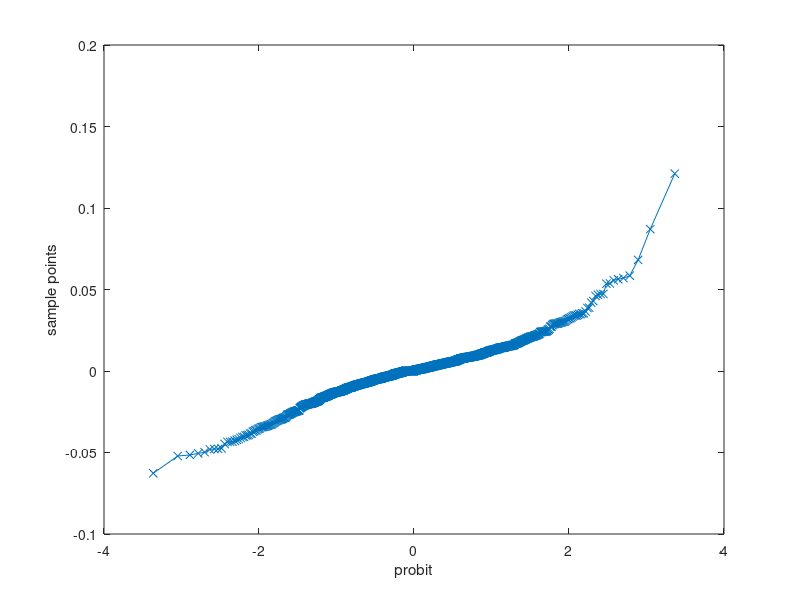

The MATLAB script that drew this image:
Data=[34.76
35.29
35.49
35.01
34.25
33.63
34.33
35.03
34.37
33.72
33.39
33.33
33.6
33.64
33.41
34.31
34.88
34.91
34.99
35.6
35.6
35.55
35.15
35.15
34.98
34.65
35.08
34.65
35.15
35.84
36.32
37.38
36.6
36.6
36.44
36.56
36.48
36.58
36.58
36.77
37.25
37.26
37.31
36.31
36.11
35.65
36.1
35.24
35.11
35.38
35.54
35.31
35.8
35.53
35.88
36
36.14
36.14
35.91
35.81
35.33
34.67
35.28
36.38
36.62
36.89
36.8
37.19
38.59
38.72
38.67
38.49
38.42
38.23
38.39
37.97
37.16
37.91
38.21
36.64
36.74
35.82
36.61
36.31
35.93
36.17
36.19
36.65
36.26
35.5
35.57
34.66
34.14
33.88
34.75
34.91
34.98
34.68
36.11
37.48
37.42
37.61
37.11
36.77
37.24
37.37
37.78
38.18
38.29
37.21
38.86
39.07
39.46
39.58
39.58
38.78
38.73
38.24
36.91
37.09
37.09
36.91
36.44
35.89
36.25
36.06
37.26
37.12
36.96
37.36
37
36.47
37.19
39.01
38.86
39.61
40.1
39.39
39.08
39.01
39.78
40.15
40.34
40.43
40.68
40.77
40.75
40.88
40.71
39.86
39.48
39.12
39.16
39.43
39.36
39.21
38.43
38.1
38.08
38.23
38.5
38.16
38.16
38.34
38.75
38.53
38.32
38.13
37.68
36.96
36.92
36.96
36.78
36.7
36.14
35.66
36.02
35.67
36.2
36.01
35.49
35.19
35.84
35.73
33.7
33.34
34.82
34.79
34.85
35.12
35.12
35.13
35.55
37.13
36.97
37
37.38
37.37
37.04
36.56
37.89
37.58
38.21
38.53
38.09
38.8
38.25
38.75
38.95
40.01
39.68
39.11
39.72
39.83
39.5
40.3
40.3
39.99
39.66
39.57
39.71
39.33
39.25
38.86
39.06
38.94
38.79
38.39
37.81
37.76
37.1
37.06
36.61
36.87
36.75
36.44
37.35
37
38.27
37.98
38.07
38.03
38.8
38.62
38.62
37.99
38.04
38.67
39.28
39.25
39.53
39.48
40
40.11
40.14
39.99
39.62
39.95
39.53
39.09
39.09
38.89
39
39.03
38.63
38.7
38.65
39.91
39.3
38.93
38.78
39.02
39.09
38.47
38.46
38.64
38.16
37.67
38.15
38.61
38.61
38.26
37.67
37.55
37.66
37.18
34.73
35.18
34.81
34.36
33.33
32.25
33.64
33.45
33.45
33.92
33.96
33.52
32.37
32.37
32.98
34.27
34.93
34.9
34.66
35.1
35.11
35.68
34.69
34.42
34.69
35.7
36.52
36.52
38.45
37.95
36.76
36.95
36.69
37.65
35.93
35.55
35.55
35.09
35.68
35.75
35.55
35.23
35.93
35.69
35.7
36.57
36.88
36.46
36.25
36.03
36.47
36.59
33.54
33.13
32.65
32
30.56
32.12
31.34
31.2
31.08
31.93
32.34
32.12
31.79
32.31
32.6
32.65
34.25
34.12
34.25
34
33.3
34.2
33.67
33.67
33.73
33.55
34.75
35.32
36.08
35.73
35.1
35.02
34.63
34.25
34.06
33.77
33.87
33.91
34.38
35.29
35.6
36.05
36.05
36.36
37.12
37.32
37.69
35.95
35.67
36.13
36.91
36.77
36.38
36.29
35.94
36.2
36.16
36.59
37.51
37.66
37.58
37.6
37.73
36.62
37.14
37.91
37.67
37.53
36.75
37.65
39.48
39.27
39.4
39.31
39.87
40.03
39.56
39.36
39.27
39.3
40.09
39.75
39.16
39.47
38.97
38.97
39.5
39.4
40.52
40.37
41.01
40.61
41.25
41.12
41.95
42.26
43.95
43.91
43.57
44.45
44.18
44.85
44.25
44.01
43.93
43.41
43.78
43.2
42.7
37.83
37.38
38.3
38.3
38.39
37.85
38.28
38.09
37.79
38.3
38.03
36.94
36.63
36.89
37.16
36.27
36.33
36.34
36.71
36.15
36.2
36.42
36.74
37.65
38.25
38.11
37.93
37.69
37.61
37.77
38.93
39.22
39.17
38.73
38.83
39
39.07
37.83
37.68
38
38.03
36.94
35.76
36.34
36.34
35.47
34.87
35.99
35.17
36.35
37.58
36.89
37.01
37.94
37.85
37.69
38.01
37.83
37.84
37.84
37.74
37.93
37.74
37.43
37.79
39.35
40.17
41.54
40.91
40.91
40.56
40.77
41.09
41.09
41.85
41.81
41.4
42
41.46
40.75
42.39
41.86
39.54
41
42.43
42.41
42.7
43.02
43.49
43.16
44.16
43.38
43.29
43.15
43.86
44.03
44.19
44.07
44.07
44.19
43
44.05
44.22
44.01
44.14
42.82
41.8
40.99
40.99
41.38
41.31
41.8
42.02
42.02
42.16
42.52
42.49
42.15
40.95
40.81
41.4
41.53
41.67
42.02
42.02
42.15
42.8
43.05
42.79
43.09
43.81
44.92
44.17
44.46
44.29
44.29
44.97
44.88
43.88
43.6
42.86
43
43.57
42.66
42.11
42.11
41.7
42.14
42.34
42.6
43.13
42.98
43.37
44.64
45.25
45.12
46.48
45.15
45.61
45.35
45.12
45.02
45.76
45.88
44.89
45.47
45.21
45.33
44.93
43.85
43.78
43.45
42.15
40.38
40.58
40.58
40.26
40.3
39.42
39.1
38.88
38.7
38.59
38.88
38.79
38.21
37.89
37.35
37
36.91
37.67
37.23
37.36
37.36
36.54
35.82
35.52
35.51
35.6
35.52
35.49
35.3
34.91
34.83
35
35.75
35.54
35.47
34.93
34.88
35.28
35.39
35.3
35.27
34.77
34.82
34.76
35.98
35.77
35.94
35.62
35.57
35.82
36.07
36.41
36.47
36.43
36.38
36.35
35.86
35.5
35.4
35.19
34.94
34.87
35.01
35.57
35.57
34.93
34.86
34.58
34.21
34.52
34.2
34.19
34.13
34.4
34.35
34.29
34.6
34.61
34.51
34.68
34.34
34.11
34.34
34.43
34.46
34.45
34.43
33.93
33.53
33.07
33.07
32.6
33.2
33.22
32.92
32.72
32.47
32.42
33.42
33.82
33.62
34.11
34.23
34.26
33.97
33.77
33.15
33.48
33.2
34.2
34.64
34.54
34.38
33.99
33.91
33.75
34.1
33.79
33.69
33.9
33.39
33.39
33.94
33.92
33.97
33.71
34.16
34
34.27
34.17
35.36
35.41
35.54
35.56
34.71
34.56
34.26
34.39
34.55
35.71
36.33
37.08
37.09
36.96
36.87
36.83
36.83
37.27
37.52
37.91
38.23
37.76
37.43
36.84
37.27
36.9
37.25
37.84
37.81
37.22
37.22
37.03
37.08
37.24
35.52
35.17
35.08
35.14
35.1
36.83
36.33
35.73
36.14
36.61
36.33
37.01
37.52
38.28
37
36.65
37.01
37.3
37.47
37.31
37.34
37.34
37.51
37.95
37.35
36.01
35.99
36.39
37.09
35.15
34.84
34.84
35.14
35.15
35.54
35.69
35.69
35.69
36.42
36.61
36.4
36.37
36.24
35.95
37.36
37.1
37.66
36.42
36.3
35.07
34.94
35.41
36.43
34.53
34.57
34.05
34.25
33.86
33.86
33.81
33.01
33
33.42
33.23
33.43
33.28
34.02
32.73
30.96
31.73
32.02
31.16
31.07
31.45
31.48
31.6
31.32
31.33
31.58
31.6
32.98
32.04
31.75
31.85
31.4
31.56
31.87
31.51
31.68
31.89
32.15
32.34
32.53
32.68
32.17
32.04
31.77
31.48
31.9
31.6
31.8
32.12
32.39
32.11
31.65
31.72
30.97
31.12
30.71
30.94
31.18
30.48
31.71
31.89
32.12
32.16
32.16
31.8
31.92
31.67
31.81
31.53
31.54
31.78
31.9
31.87
31.83
31.55
31.85
31.71
31.86
31.57
31.75
31.25
31.07
30.88
30.8
30.34
30.24
29.93
31.3
31.54
30.99
32.02
32.15
32.06
32.16
32.03
31.49
31.25
30.87
30.77
30.76
30.63
30.6
30.13
29.66
28.74
28.4
28.17
28.89
28.89
28.3
28.17
27.74
27.51
28.35
29.82
29.32
29.51
29.65
29.23
29.02
28.86
28.83
29.08
29.06
29.36
29.57
30.23
29.99
29.6
30.26
30.22
31.28
31.39
31.39
31.29
31.65
31.05
30.59
30.57
30.32
30.75
30.63
30.67
30.52
31.18
31.08
31.35
30.78
30.96
30.54
30.59
31.25
31.75
31.8
32.44
32.16
32.19
31.95
32.18
32.66
32.19
31.97
31.31
30.56
30.72
30.78
29.71
29.53
29.37
29.42
29.94
29.6
29.9
30.47
31.43
30.99
31.19
31.02
30.96
30.96
31.31
31.9
32.08
31.96
31.96
31.69
31.05
31.18
31.26
30.82
30.54
30.68
31.59
31.37
31.07
30.15
30.01
29.44
29.63
29.5
28.84
29.38
29.63
28.78
29.03
29.27
28.58
27.71
27.71
26.9
27.71
27.87
28.68
28.54
28.64
28.92
29.65
30.11
29.64
29.02
29.21
29.65
29.23
29.28
29.55
29.42
29.4
29.57
29.57
30.3
30.49
30.3
30.25
29.53
29.99
31.27
32.43
33.31
34.01
34.01
34.33
34.5
34.51
34.6
34.6
34.78
34.29
33.83
33.67
34.11
35.14
34.54
34.39
34.55
35.63
35.45
35.48
36.13
36.25
35.47
35.73
36.26
36.2
36.37
36.34
36.34
36.22
36.08
36.34
36.14
36.46
35.21
35.17
34.31
35.09
35.55
35.62
35.67
35.75
35.44
35.42
35.78
35.57
34.91
34.75
35.22
34.97
35.67
35.95
35.42
35.42
33.48
33.24
33.15
33.32
33.33
33.13
33.02
32.95
33.43
33.05
32.22
31.76
31.73
30.67
30.02
29.15
28.56
29.41
29.44
29.72
30.03
30.62
30.51
31.31
31.2
30.99
30.72
30.15
30
29.62
29.88
28.88
28.88
29.11
29.21
28.64
29.44
29
28.58
28.1
27.28
27.8
29.6
30.84
31.63
31.71
31.61
31.49
31.06
30.87
30.83
31.94
31.74
31.86
31.6
31.52
31.68
31.51
31.91
31.95
31.32
31.05
31.06
31.5
30.3
30.39
30.5
30.65
30.61
31.43
31.77
31.68
31.4
31.01
31.19
32.86
32.65
33.23
33.23
33.04
33.33
33.23
34.38
34.7
35.16
36.3
36.19
36.11
36.2
35.81
35.61
35.46
35.71
35.55
35.59
35.26
34.99
35.12
35.54
35.94
36.22
36.18
35.97
36.39
35.81
35.52
35.7
35.7
35.58
35.02
35.12
35.05
34.91
34.65
34.8
34.74
35.22
35.32
34.88
34.77
35.01
35.4
35.42
35.06
35.51
35.72
35.78
35.59
35.92
37.16
37.16
37.11
36.64
37.08
36.94
36.48
36.4
36.57
36.29
36.11
35.73
36.66
36.5
36.5
36.74
37.5
37.68
37.31
37.35
37.38
37.85
38.59
38.87
38.65
38.5
38.29
38.58
38.05
38.43
37.78
37.55
37.66
36.84
37.61
37.57
37.8
37.61
37.31
37.56
37.86
37.75
37.69
37.65
37.51
37.19
37.24
37.62
37.62];
LogReturn=log(Data(1:end-1)./Data(2:end));
qqplot(LogReturn)
